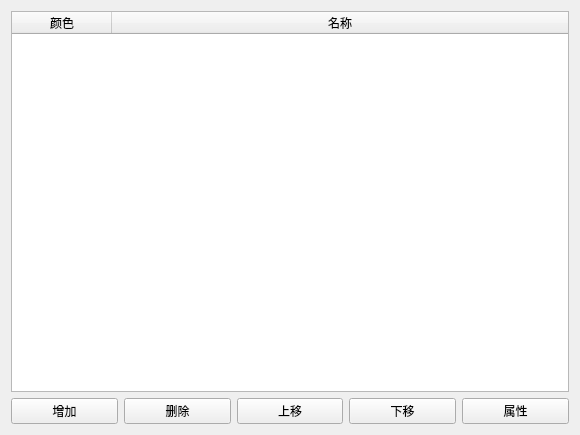
<?xml version="1.0" encoding="UTF-8"?>
<ui version="4.0">
 <class>CReferenceCurveSettingForm</class>
 <widget class="QWidget" name="CReferenceCurveSettingForm">
  <property name="geometry">
   <rect>
    <x>0</x>
    <y>0</y>
    <width>580</width>
    <height>435</height>
   </rect>
  </property>
  <property name="windowTitle">
   <string>Form</string>
  </property>
  <layout class="QGridLayout" name="gridLayout">
   <item row="0" column="0">
    <widget class="QTableWidget" name="referenceCurveTableWidget">
     <property name="editTriggers">
      <set>QAbstractItemView::NoEditTriggers</set>
     </property>
     <property name="selectionBehavior">
      <enum>QAbstractItemView::SelectRows</enum>
     </property>
     <attribute name="horizontalHeaderCascadingSectionResizes">
      <bool>false</bool>
     </attribute>
     <attribute name="horizontalHeaderStretchLastSection">
      <bool>true</bool>
     </attribute>
     <attribute name="verticalHeaderVisible">
      <bool>false</bool>
     </attribute>
     <column>
      <property name="text">
       <string>颜色</string>
      </property>
     </column>
     <column>
      <property name="text">
       <string>名称</string>
      </property>
     </column>
    </widget>
   </item>
   <item row="1" column="0">
    <layout class="QHBoxLayout" name="horizontalLayout">
     <item>
      <widget class="QPushButton" name="addButton">
       <property name="text">
        <string>增加</string>
       </property>
      </widget>
     </item>
     <item>
      <widget class="QPushButton" name="deleteButton">
       <property name="text">
        <string>删除</string>
       </property>
      </widget>
     </item>
     <item>
      <widget class="QPushButton" name="moveUpButton">
       <property name="text">
        <string>上移</string>
       </property>
      </widget>
     </item>
     <item>
      <widget class="QPushButton" name="moveDownButton">
       <property name="text">
        <string>下移</string>
       </property>
      </widget>
     </item>
     <item>
      <widget class="QPushButton" name="propertyButton">
       <property name="text">
        <string>属性</string>
       </property>
      </widget>
     </item>
    </layout>
   </item>
  </layout>
 </widget>
 <resources/>
 <connections/>
</ui>
